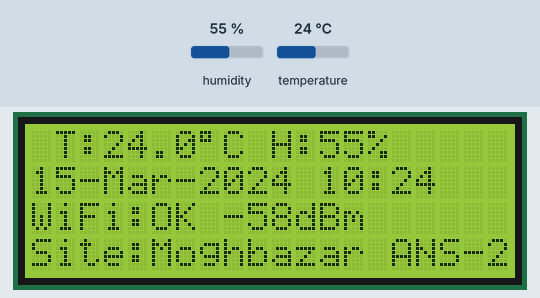
Recording of a sketch running on a simulated ESP8266 (NodeMCU). Parts: 20×4 character LCD. The inputs (shaded band) are chosen by the test bench; at power-on: temperature 24 °C, humidity 55 %. WiFi joins after 1.5 s; servers stay silent unless stated; network time is answered at once with the bench clock; the local clock reads 2024-03-15 10:24:30 at power-on unless the sketch sets it; web services answer with replies made up by the test bench; what the sketch prints to the serial monitor is not drawn.

Above: at 4.8 s.
4.9 s: temperature set to 10.7 °C
At 9.5 s:
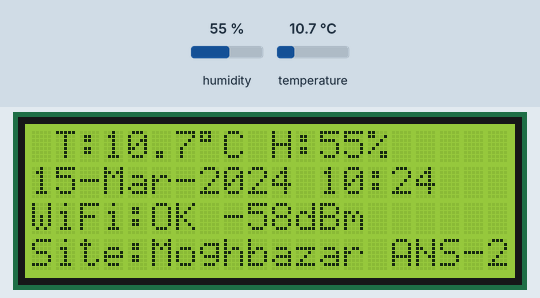
10.6 s: temperature set to 9.4 °C
At 14.8 s:
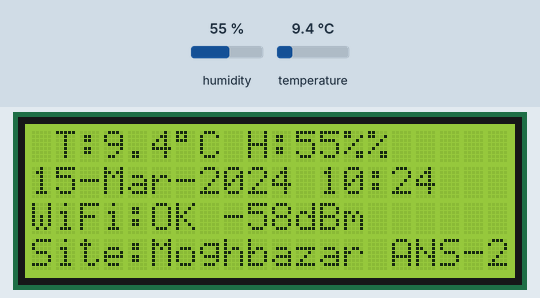
16.3 s: humidity set to 22 %
At 19.9 s:
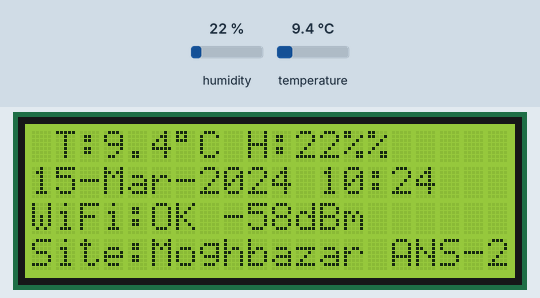
22.0 s: humidity set to 40 %
At 25.0 s:
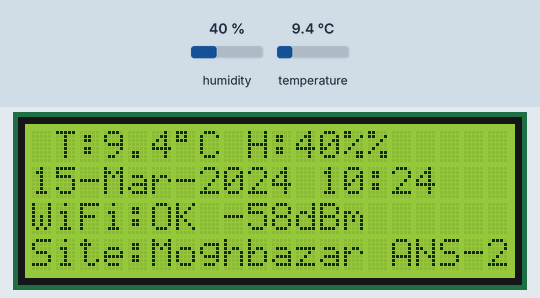
Timing chart, 0 to 26.5 s (numbered marks = the images above; inputs shaded):
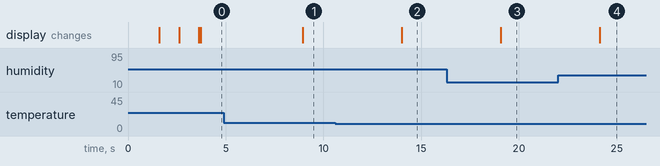

Measured:
- the behaviour switches between 10 and 9.9 °C on temperature (found by bisection; images 1 and 2)
- after the input at 4.9 s, the display: changes after 4.0 s (image 1)
- after the input at 10.6 s, the display: changes after 3.4 s (image 2)
- after the input at 16.3 s, the display: changes after 2.8 s (image 3)
- after the input at 22.0 s, the display: changes after 2.1 s (image 4)

The sketch:

NodeMCU_Telegram_LCD_Display.ino
```cpp
// v1 For LCD Display

#include <ESP8266WiFi.h>
#include <WiFiClientSecure.h>
#include <ESP8266HTTPClient.h>
#include <DHT.h>
#include <Wire.h>
#include <LiquidCrystal_I2C.h>
#include <WiFiUdp.h>
#include <NTPClient.h>
#include <ESP8266WebServer.h>

const char* ssid = "ANS-2";
const char* password = "Password_01";

const char* botToken = "8029735356:AAFkjWeoNbfEsAS5dc8Xz-fdVcIOnsGLDDw";
const char* chatId = "-1002757593763";

// I2C LCD SDA D2 (GPIO4) I2C Data Line
//I2C LCD SCL D1 (GPIO5) I2C Clock Line

#define DHTPIN D3
// #define DHTTYPE DHT11
#define DHTTYPE DHT22
DHT dht(DHTPIN, DHTTYPE);

LiquidCrystal_I2C lcd(0x27, 20, 4);

WiFiUDP ntpUDP;
NTPClient timeClient(ntpUDP, "pool.ntp.org", 6 * 3600, 60000);

ESP8266WebServer server(80);
unsigned long lastMessageTime = 0;
const unsigned long normalInterval = 3600000; // 1 hour  3600000
const unsigned long alertInterval = 120000;   // 2 minutes   120000
bool inAlertMode = false;
bool paused = false;

const char* siteName = "Moghbazar ANS-2";
// const char* siteName = "Ramna";

void setup() {
  Serial.begin(9600);   //115200
  dht.begin();
  lcd.init();
  lcd.backlight();

  lcd.setCursor(0, 0);
  lcd.print("Connecting WiFi");
  WiFi.begin(ssid, password);
  while (WiFi.status() != WL_CONNECTED) {
    delay(500);
    Serial.print(".");
  }

  lcd.clear();
  lcd.print("WiFi Connected!");
  delay(1000);
  lcd.clear();
  lcd.print("IP:");
  lcd.print(WiFi.localIP());
  delay(1000);
  lcd.clear();


  timeClient.begin();

  server.on("/wake", HTTP_GET, []() {
    paused = false;
    server.send(200, "text/plain", "Resumed sending.");
  });

  server.on("/status", HTTP_GET, []() {
    float temp = dht.readTemperature();
    float hum = dht.readHumidity();
    String dateStr = getDateString();
    String timeStr = timeClient.getFormattedTime();
    String msg = "🌡 Temp: " + String(temp, 1) + "°C\n💧 Hum: " + String(hum, 1) + "%\n📅 " + dateStr + " 🕒 " + timeStr + "\n📍 Site: " + String(siteName);
    server.send(200, "text/plain", msg);
  });

  server.begin();
}

void loop() {
  server.handleClient();
  if (paused) return;

  float temp = dht.readTemperature();
  float hum = dht.readHumidity();
  if (isnan(temp) || isnan(hum)) {
    // Serial.println("DHT11 read failed");
    Serial.println("DHT22 read failed");
    lcd.setCursor(0, 0);
    lcd.print("Sensor Error    ");
    return;
  }
  // ===Testing===
  Serial.println(temp);
  Serial.println(hum);
// ===Testing===
  timeClient.update();
  String timeStr = timeClient.getFormattedTime();
  String dateStr = getDateString();

  lcd.setCursor(0, 0);
  lcd.print(" T:");
  lcd.print(temp, 1);
  lcd.print((char)223);
  lcd.print("C H:");
  lcd.print(hum, 0);
  lcd.print("%");

  lcd.setCursor(0, 1);
  lcd.print(dateStr + " " + timeStr.substring(0, 5));

  lcd.setCursor(0, 2);
  lcd.print("WiFi:OK ");
  lcd.print(WiFi.RSSI());
  lcd.print("dBm");

  lcd.setCursor(0, 3);
  lcd.print("Site:");
  lcd.print(siteName);

  bool tempAlert = (temp > 29 || temp < 15);
  bool humAlert = (hum > 80 || hum < 43);
  inAlertMode = tempAlert || humAlert;

  unsigned long now = millis();
  unsigned long interval = inAlertMode ? alertInterval : normalInterval;

  if (now - lastMessageTime >= interval || lastMessageTime == 0) {
    String msg = "🌡 Temp: " + String(temp, 1) + "°C\n💧 Hum: " + String(hum, 1) + "%\n📅 " + dateStr + " 🕒 " + timeStr + "\n📍 Site: " + String(siteName);
    if (inAlertMode) msg = "🚨 ALERT!\n" + msg;
    sendTelegramMessage(msg);
    lastMessageTime = now;
  }

  delay(5000);
}

void sendTelegramMessage(String message) {
  if (WiFi.status() == WL_CONNECTED) {
    WiFiClientSecure client;
    client.setInsecure();

    HTTPClient http;
    String url = "https://api.telegram.org/bot" + String(botToken) + "/sendMessage?chat_id=" + String(chatId) + "&text=" + urlencode(message);
    if (http.begin(client, url)) {
      int httpCode = http.GET();
      Serial.print("Telegram status: ");
      Serial.println(httpCode);
      if (httpCode > 0) Serial.println(http.getString());
      else Serial.println("Telegram send failed.");
      http.end();
    } else {
      Serial.println("HTTP begin failed.");
    }
  } else {
    Serial.println("WiFi not connected.");
  }
}

String getDateString() {
  time_t raw = timeClient.getEpochTime();
  struct tm* ti = localtime(&raw);
  char buf[20];
  strftime(buf, sizeof(buf), "%d-%b-%Y", ti);
  return String(buf);
}

String urlencode(String str) {
  String encoded = "";
  char c;
  char code0, code1;
  for (int i = 0; i < str.length(); i++) {
    c = str.charAt(i);
    if (isalnum(c)) {
      encoded += c;
    } else {
      code0 = (c >> 4) & 0xF;
      code1 = c & 0xF;
      encoded += '%';
      encoded += char(code0 < 10 ? code0 + '0' : code0 - 10 + 'A');
      encoded += char(code1 < 10 ? code1 + '0' : code1 - 10 + 'A');
    }
  }
  return encoded;
}
```
